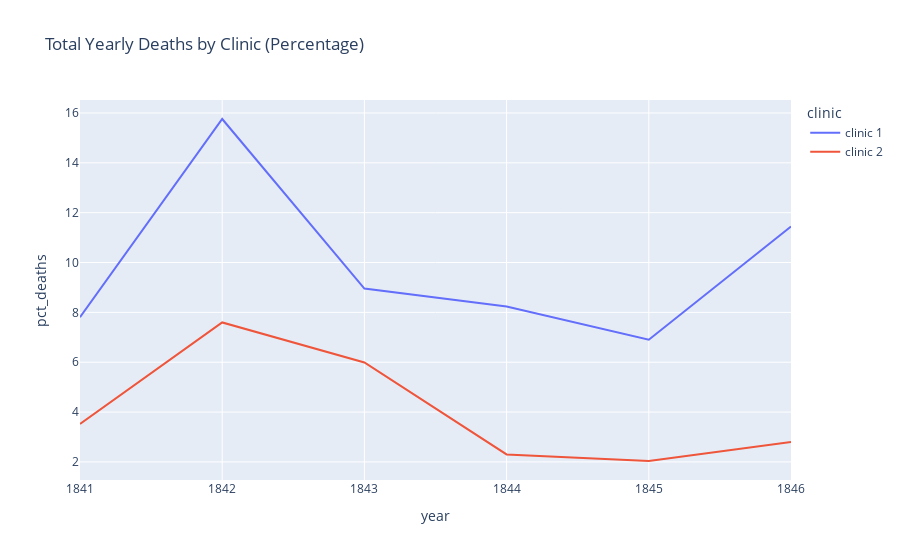

The cell this chart's notebook holds for it:
### Markdown cell above
### Plotting the Proportion of Yearly Deaths by Clinic

### Code cell
clinic_deaths = px.line(df_yearly, x="year", y="pct_deaths", color="clinic", title='Total Yearly Deaths by Clinic (Percentage)')
clinic_deaths.show()

### Figure 1 — Plotly figure (JSON) as saved in the notebook; plotly's stock layout.template omitted (floating-point values rounded to 4 significant figures)
{"data": [{"hovertemplate": "clinic=clinic 1<br>year=%{x}<br>pct_deaths=%{y}<extra></extra>", "legendgroup": "clinic 1", "line": {"color": "#636efa", "dash": "solid"}, "marker": {"symbol": "circle"}, "mode": "lines", "name": "clinic 1", "orientation": "v", "showlegend": true, "type": "scatter", "x": [1841, 1842, 1843, 1844, 1845, 1846], "xaxis": "x", "y": [7.806, 15.76, 8.954, 8.236, 6.901, 11.45], "yaxis": "y"}, {"hovertemplate": "clinic=clinic 2<br>year=%{x}<br>pct_deaths=%{y}<extra></extra>", "legendgroup": "clinic 2", "line": {"color": "#EF553B", "dash": "solid"}, "marker": {"symbol": "circle"}, "mode": "lines", "name": "clinic 2", "orientation": "v", "showlegend": true, "type": "scatter", "x": [1841, 1842, 1843, 1844, 1845, 1846], "xaxis": "x", "y": [3.522, 7.597, 5.988, 2.3, 2.036, 2.797], "yaxis": "y"}], "layout": {"legend": {"title": {"text": "clinic"}, "tracegroupgap": 0}, "title": {"text": "Total Yearly Deaths by Clinic (Percentage)"}, "xaxis": {"anchor": "y", "domain": [0, 1], "title": {"text": "year"}}, "yaxis": {"anchor": "x", "domain": [0, 1], "title": {"text": "pct_deaths"}}}}
